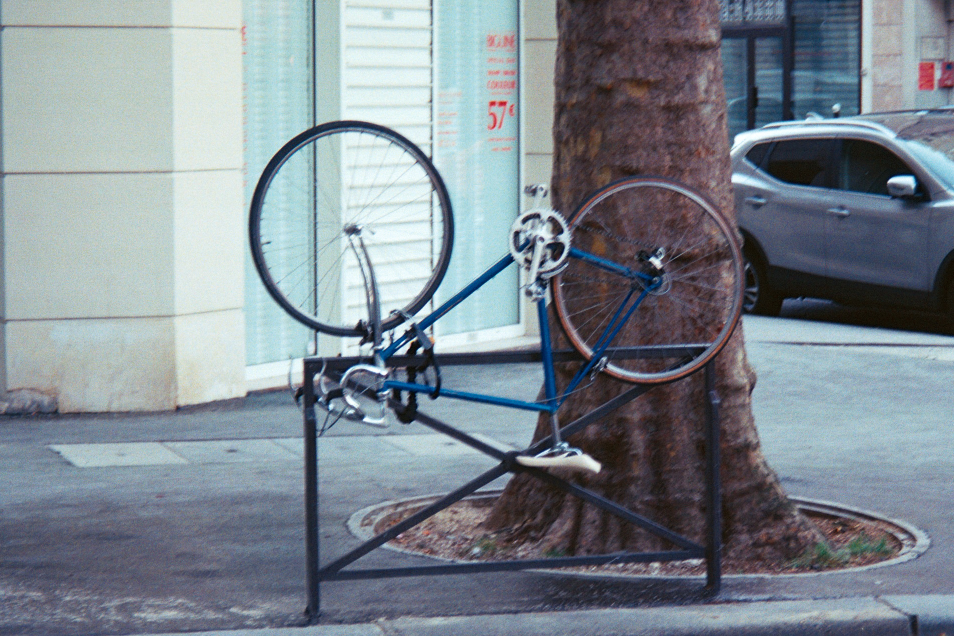
#> input picture images/layers/0_photo.jpg, 1908 x 1272 px (shown at 1/2 size)
$ python test.py
#> lines starting #> are read from the running program, lines starting #| are printed output that depends on the picture; long printed decimals are rounded
#> in testfunc, image is the input picture: PIL image 1908x1272 RGB; mean R, G, B 126.1, 135.9, 144.5
#| shape : (1272, 1908, 3)
#| min : 0.0
#| max : 1.0
### classfilters.py
import numpy as np
from classabstraite import Filter
from scipy.ndimage import convolve

TAILLE_NOYAU_MAX = 51
SIGMA_MAX = 50.0  #evite de sature la memoire


def verifier_entier(valeur, nom: str, mini: int, maxi: int) -> int:
    """Vérifie qu'un paramètre est un entier compris entre mini et maxi, sinon lève une ValueError."""
    if isinstance(valeur, bool) or not isinstance(valeur, int) or not mini <= valeur <= maxi:
        raise ValueError(f"Paramètre '{nom}' invalide : {valeur!r} (entier attendu entre {mini} et {maxi})")
    return valeur


# [5 lines left out: function verifier_reel, not called in this run]


class normal(Filter):
    """Filtre neutre : renvoie l'image sans la modifier."""
    def __init__(self):
        super().__init__("normal", {})

    def apply(self, image: np.ndarray):
        return image

class blur(Filter):
    """Flou moyenneur : chaque pixel devient la moyenne de son voisinage taille x taille."""
    def __init__(self, taille: int = 5):
        taille = verifier_entier(taille, "taille", 1,TAILLE_NOYAU_MAX)
        super().__init__("blur", {"taille": taille})

    def apply(self, image: np.ndarray):
        t = self.parameters["taille"]
        noyau = np.ones((t, t)) / (t * t)
        return convolve(image, noyau[:, :, None], mode="nearest")


class gaussianblur(Filter):
    """Flou gaussien : les pixels proches du centre pèsent plus que les lointains (window = taille du noyau, sigma = force du flou)."""
    # [13 lines left out: functions __init__, apply, not called in this run]


class Grayscale(Filter):
    """Niveaux de gris : chaque pixel prend sa luminance (0.299 R + 0.587 G + 0.114 B)."""
    def __init__(self):
        super().__init__("grayscale", {})

    def apply(self, image: np.ndarray):
        R, G, B = image[:, :, 0], image[:, :, 1], image[:, :, 2]
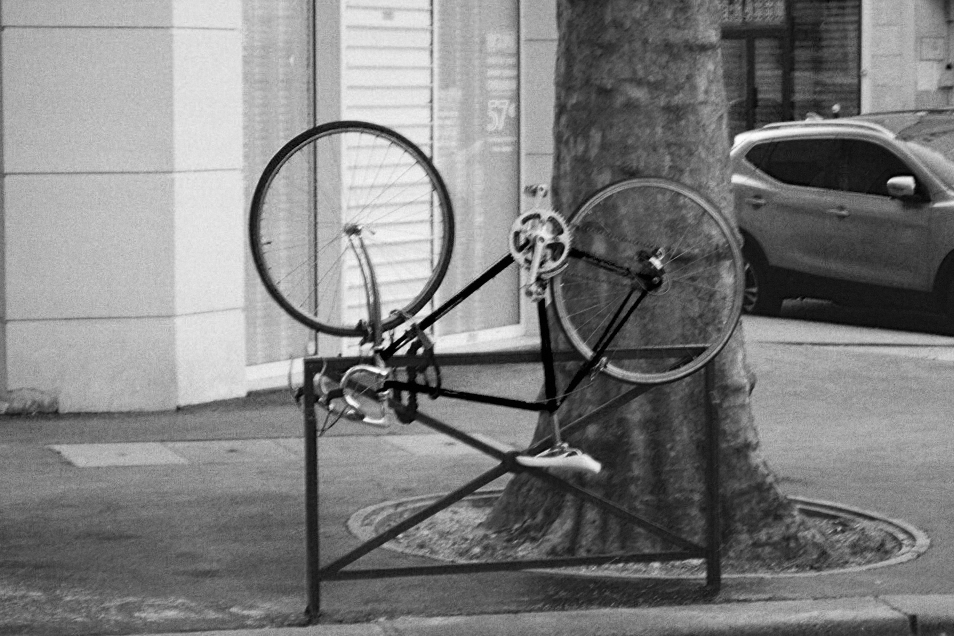
#> R: shape (1272, 1908) float64 (shown at 1/2 size); min 0, max 1, mean 0.495
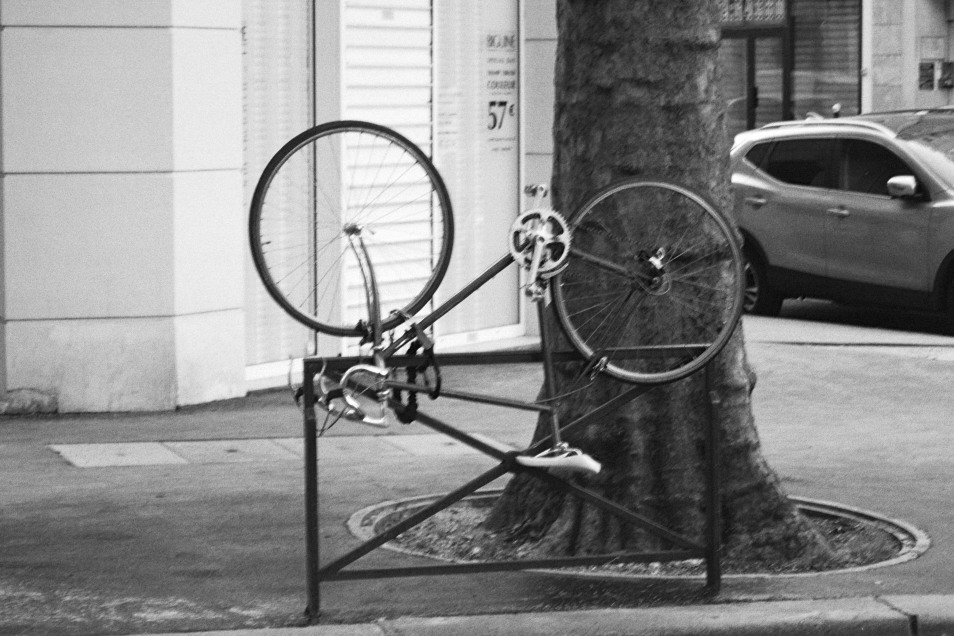
#> G: shape (1272, 1908) float64 (shown at 1/2 size); min 0, max 1, mean 0.533
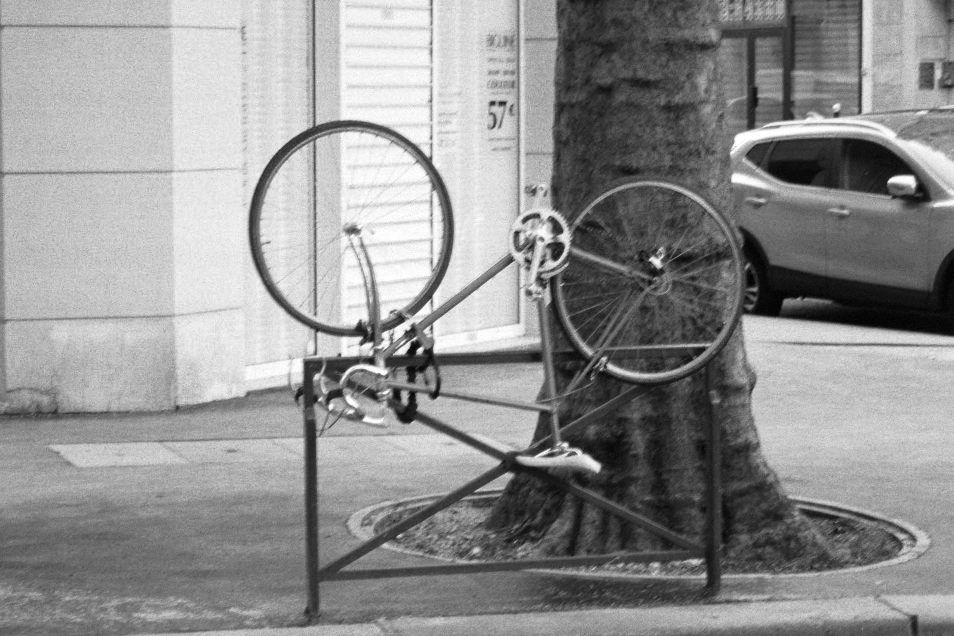
#> B: shape (1272, 1908) float64 (shown at 1/2 size); min 0, max 1, mean 0.567
        gray = 0.299 * R + 0.587 * G + 0.114 * B
        new = image.copy()
        new[:, :, 0]= gray
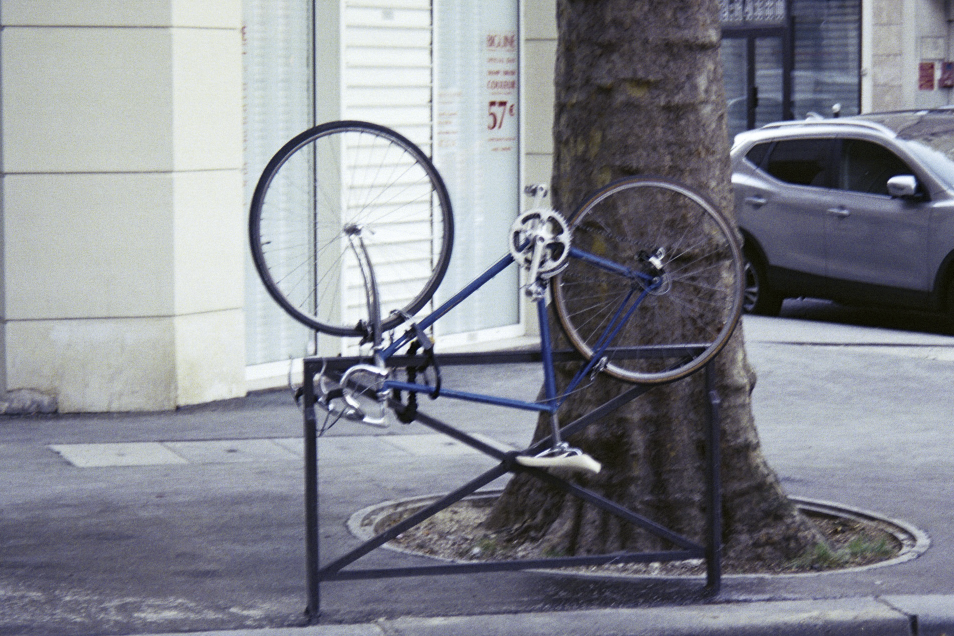
#> new: shape (1272, 1908, 3) float64 (shown at 1/2 size); mean R, G, B 0.525, 0.533, 0.567
        new[:, :, 1] = gray
        new[:, :, 2] = gray
        return new


class Sepia(Filter):
    """Effet sépia : chaque nouvelle couleur est un mélange pondéré de R, G, B."""
    def __init__(self):
        super().__init__("sepia", {})

    def apply(self, image: np.ndarray) -> np.ndarray:
        matrice = np.array([
            [0.393, 0.769, 0.189],
            [0.349, 0.686, 0.168],
            [0.272, 0.534, 0.131],
        ])
        new= image.copy()
        new[..., :3]= np.clip(image[..., :3] @ matrice.T, 0, 1)  # la matrice ne s'applique qu'à R, G, B (alpha conservé)
        return new


class blackborder(Filter):
    """Cadre noir : met à 0 une bordure de border_size pixels sur les quatre côtés."""
    def __init__(self, border_size: int):
        border_size = verifier_entier(border_size, "border_size", 0, 100000)
        super().__init__("blackborder", {"border_size": border_size})

    # [10 lines left out: function apply, not called in this run]

### classabstraite.py
from re import S
import numpy as np
from PIL import Image
from scipy.ndimage import convolve
from abc import abstractmethod

class Layer:
    # [5 lines left out: function __init__, not called in this run]

class Filter:
    def __init__(self, name: str, parameters: dict):
        self.name=name
        self.parameters=parameters
    @abstractmethod
    def apply(self,image: np.ndarray):
        pass
class Blend:
    @abstractmethod
    def apply(self,background :np.ndarray,image :np.ndarray,opacity):
        pass

### test.py
from PIL import Image
import numpy as np
from classfilters import blur, Grayscale, Sepia


def testfunc():
    # Chargement de l'image
    image = Image.open("images/layers/0_photo.jpg").convert("RGB")
    image = np.array(image) / 255.0

    print("Image originale :")
    print("shape :", image.shape)
    print("min :", image.min())
    print("max :", image.max())

    # =========================
    # Grayscale
    # =========================
    grayscale = Grayscale()
    gray_image = grayscale.apply(image)

    print("\nGrayscale :")
    print("shape :", gray_image.shape)
#| shape : (1272, 1908, 3)
    print("min :", gray_image.min())
#| min : 0.0
    print("max :", gray_image.max())
#| max : 1

    Image.fromarray(
        np.clip(gray_image * 255, 0, 255).astype(np.uint8)
    ).show()

    # =========================
    # Blur
    # =========================
    blur_filter = blur(5)
    blurred_image = blur_filter.apply(image)

    print("\nBlur :")
    print("shape :", blurred_image.shape)
#| shape : (1272, 1908, 3)
    print("min :", blurred_image.min())
#| min : 0.0007843
    print("max :", blurred_image.max())
#| max : 0.9998

    Image.fromarray(
        np.clip(blurred_image * 255, 0, 255).astype(np.uint8)
    ).show()

    #SEPIA

    sepia_filter = Sepia()
    sepia_image = sepia_filter.apply(image)
#> in apply, `new[..., :3]= np.clip(image[..., :3] @ matrice.T, 0, 1)  # la matrice ..`:
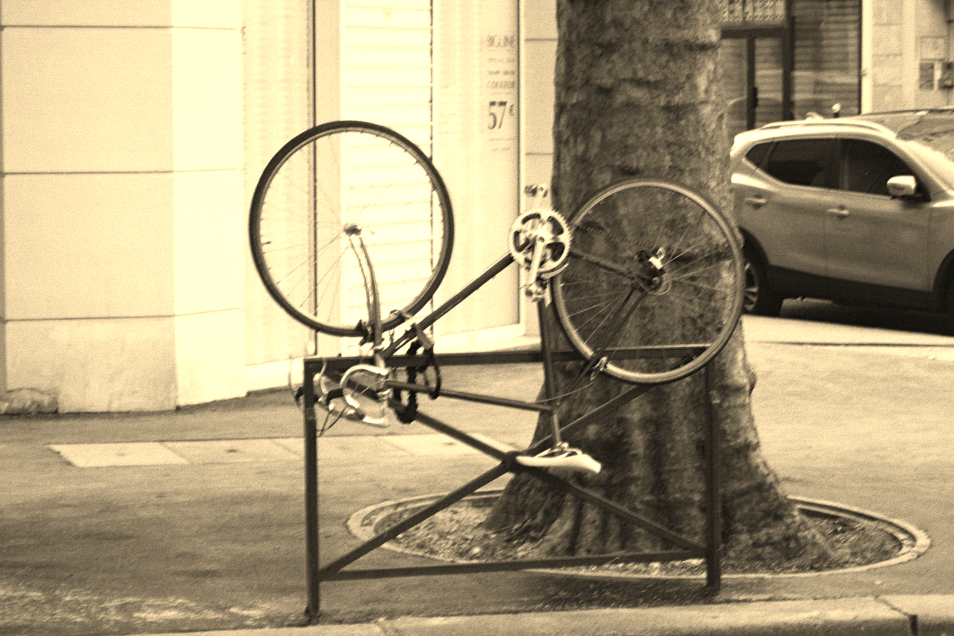
#> new: shape (1272, 1908, 3) float64 (shown at 1/2 size); mean R, G, B 0.678, 0.624, 0.493

    print("\nSepia :")
    print("shape :", sepia_image.shape)
#| shape : (1272, 1908, 3)
    print("min :", sepia_image.min())
#| min : 0.0
    print("max :", sepia_image.max())
#| max : 1.0

    Image.fromarray(
        np.clip(sepia_image * 255, 0, 255).astype(np.uint8)
    ).show()

testfunc()
